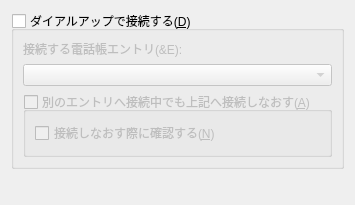
<?xml version="1.0" encoding="UTF-8"?>
<ui version="4.0">
 <class>HostSettingDialupForm</class>
 <widget class="QWidget" name="HostSettingDialupForm">
  <property name="geometry">
   <rect>
    <x>0</x>
    <y>0</y>
    <width>304</width>
    <height>205</height>
   </rect>
  </property>
  <property name="layoutDirection">
   <enum>Qt::LayoutDirection::LeftToRight</enum>
  </property>
  <property name="autoFillBackground">
   <bool>false</bool>
  </property>
  <layout class="QVBoxLayout" name="verticalLayout_4">
   <item>
    <widget class="QGroupBox" name="groupBox_Dialup">
     <property name="title">
      <string>ダイアルアップで接続する(&amp;D)</string>
     </property>
     <property name="flat">
      <bool>true</bool>
     </property>
     <property name="checkable">
      <bool>true</bool>
     </property>
     <property name="checked">
      <bool>false</bool>
     </property>
     <layout class="QVBoxLayout" name="verticalLayout_3">
      <item>
       <layout class="QVBoxLayout" name="verticalLayout">
        <item>
         <widget class="QLabel" name="label">
          <property name="text">
           <string>接続する電話帳エントリ(&amp;E):</string>
          </property>
         </widget>
        </item>
        <item>
         <widget class="QComboBox" name="comboBox_DialupEnties"/>
        </item>
       </layout>
      </item>
      <item>
       <widget class="QGroupBox" name="groupBox_DialupAlways">
        <property name="title">
         <string>別のエントリへ接続中でも上記へ接続しなおす(&amp;A)</string>
        </property>
        <property name="flat">
         <bool>true</bool>
        </property>
        <property name="checkable">
         <bool>true</bool>
        </property>
        <property name="checked">
         <bool>false</bool>
        </property>
        <layout class="QVBoxLayout" name="verticalLayout_2">
         <item>
          <widget class="QCheckBox" name="checkBox_DialupNotify">
           <property name="text">
            <string>接続しなおす際に確認する(&amp;N)</string>
           </property>
          </widget>
         </item>
        </layout>
       </widget>
      </item>
     </layout>
    </widget>
   </item>
   <item>
    <spacer name="verticalSpacer">
     <property name="orientation">
      <enum>Qt::Orientation::Vertical</enum>
     </property>
     <property name="sizeHint" stdset="0">
      <size>
       <width>20</width>
       <height>40</height>
      </size>
     </property>
    </spacer>
   </item>
  </layout>
 </widget>
 <tabstops>
  <tabstop>groupBox_Dialup</tabstop>
  <tabstop>comboBox_DialupEnties</tabstop>
  <tabstop>groupBox_DialupAlways</tabstop>
  <tabstop>checkBox_DialupNotify</tabstop>
 </tabstops>
 <resources/>
 <connections/>
</ui>
